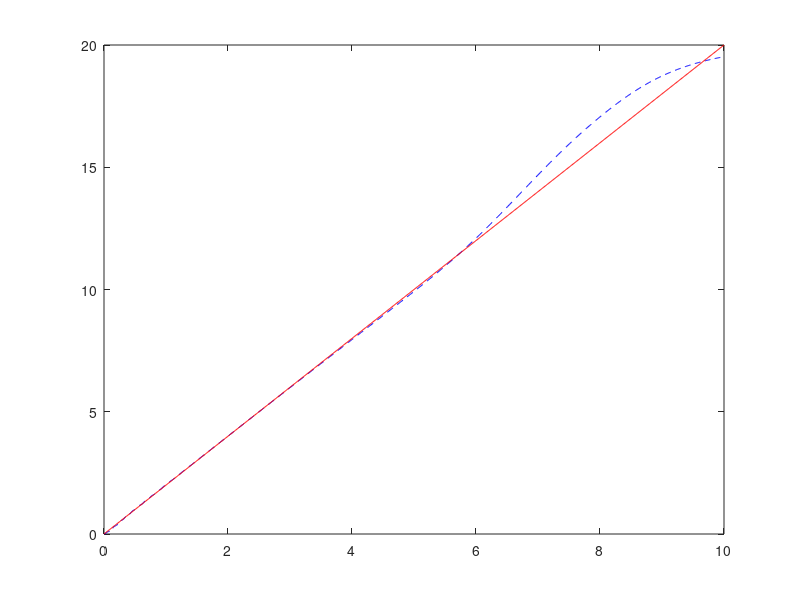

Reproduce this figure in MATLAB.
t = 0:0.01:10;
dt = 0.01;
%%  Import trajectory

% take simple sine function for example
% y = sin(t);
% dy = cos(t);
% ddy = -sin(t);
% y0 = y(1);
% yg = y(end);

y = 2*t;
dy = 2*ones(1,length(t));
ddy = zeros(1,length(t));
y0 = y(1);
yg = y(end);


% check offset
% check if the initial position and the goal are the same, if so, give
% slight offset so that the forcing term is never 0
if y0 == yg
    yg = yg+0.0001;
end

%% Canonical system
ax = 1;
tau = 1;
x = exp(-ax/tau*t);
% figure(1)
% plot(t,x)

%% Generating activation function
N_dmp = 1;  % number of dmps, number of curves to be imitated 
N_bf = 100;  % number of basic activation function

des_c = linspace(0,max(t),N_bf);    % point in time where to put the activation function
c = exp(-ax/tau*des_c);                 % point in x where to put the activation function
h = N_bf^1.5*ones(1,N_bf)./c;   % variance of each activation function, trial and error


psi = zeros(N_bf,length(x));
for i = 1:N_bf
    for j = 1:length(x)
        psi(i,j) = exp(-h(i)*(x(j)-c(i))^2);
    end
end

% figure(2)
% plot(x,psi)
%% Forcing term
% Calculating weights
ay = 25;    % ay & by: constants of the second order system
by = ay/4;
fT = ddy-ay*(by*(yg-y)-dy);     % f_target

w = zeros(1,N_bf);  % weights in the forcing term
ksi = (yg-y0)*x;
for i = 1:N_bf
    w(i) = (ksi*diag(psi(i,:))*fT')/(ksi*diag(psi(i,:))*ksi');
end

% forcing term
wpsi = w*psi;
f = wpsi./(sum(psi)).*x*(yg-y0);

%% DMP imitation
% 
ddy_im = zeros(1,length(t));
dy_im = zeros(1,length(t));
y_im = zeros(1,length(t));
y_im(1) = y0;

for i = 1:length(t)
    if i == 1
        ddy_im(i) = (ay*(by*(yg-y_im(i))-dy_im(i))+f(i))/tau;
        dy_im(i) = dy_im(i)+ddy_im(i)*dt;
        y_im(i) = y_im(i)+dy_im(i)*dt;
    else
        ddy_im(i) = (ay*(by*(yg-y_im(i-1))-dy_im(i-1))+f(i))/tau;
        dy_im(i) = dy_im(i-1)+ddy_im(i)*dt;
        y_im(i) = y_im(i-1)+dy_im(i)*dt;
    end    
    
end
figure(3)

plot(t,y_im,'b--')
hold on
plot(t,y,'r')